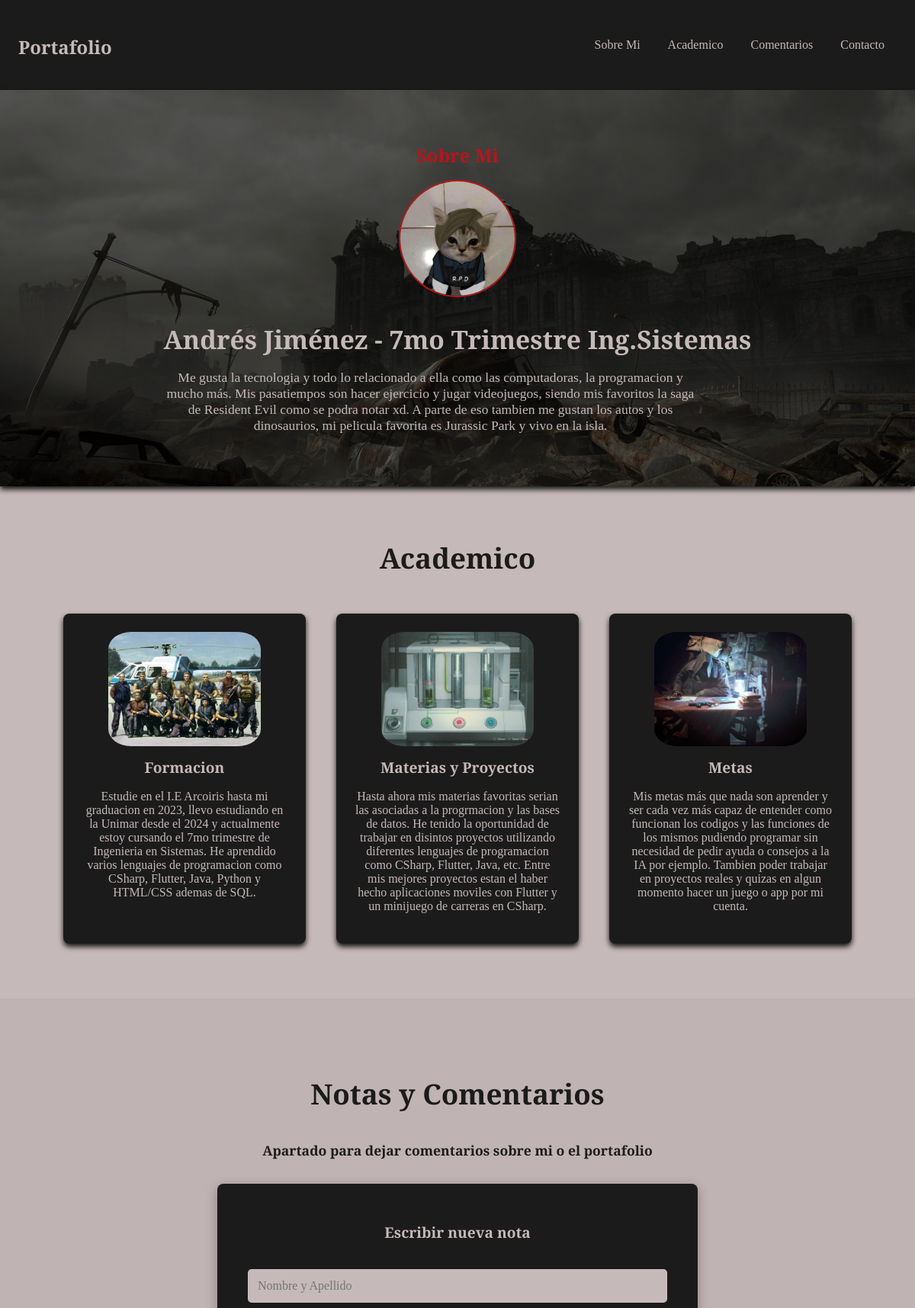
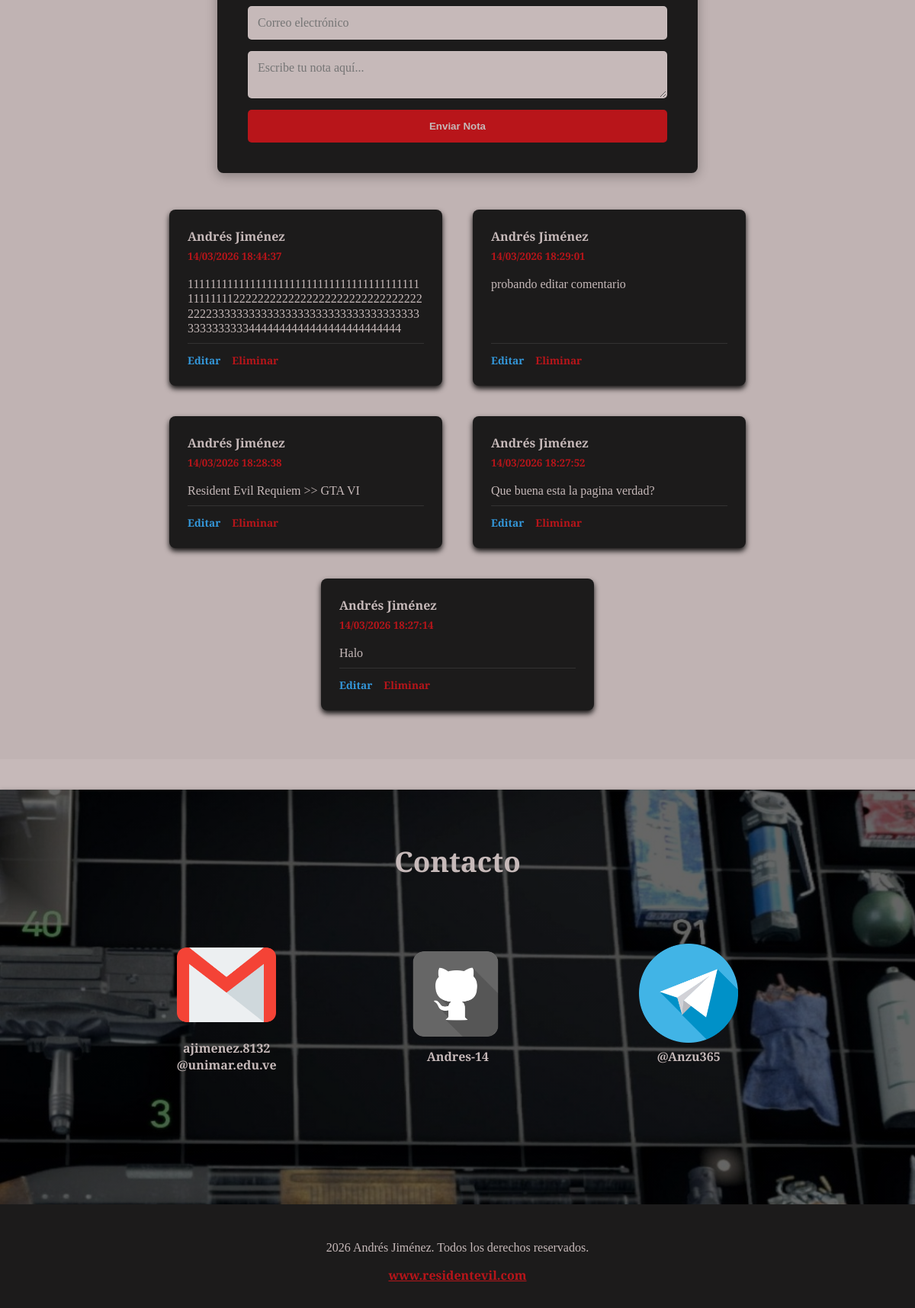
The page / on the database its author committed (2 pictures, top to bottom).
### tables this page shows
CREATE TABLE `notas` (
  `id_nota` int(11) NOT NULL,
  `nombre_apellido` varchar(255) NOT NULL,
  `email` varchar(255) NOT NULL,
  `nota` varchar(1000) NOT NULL,
  `fechanota` varchar(255) NOT NULL
);

### index.php (the view, shortened to what this page needs)
<?php
include('db.php');
$edit_mode = false;
$id_edit = ""; $nombre_edit = ""; $email_edit = ""; $nota_edit = "";
?>
<!DOCTYPE html>
<html lang="es">
<head>
    <link rel="stylesheet" href="styles.css">
</head>
<body>
    <header>
        <h1><a class="logo" href="#">Portafolio</a></h2>
        <nav>
            <a href="#sobre-mi">Sobre Mi</a>
            <a href="#academico">Academico</a>
            <a href="#comentarios">Comentarios</a>
            <a href="#contacto">Contacto</a>
        </nav>
    </header>
    <section id="sobre-mi" class="rpd">
        <div>
            <h3>Sobre Mi</h3>
            <img src="assets/perfil.jpg" alt="Foto de perfil" class="profile-img">
            <h2>Andrés Jiménez - 7mo Trimestre Ing.Sistemas</h1>
            <p>Me gusta la tecnologia y todo lo relacionado a ella como las computadoras, la programacion y mucho más. Mis pasatiempos son hacer ejercicio y jugar videojuegos, siendo mis favoritos la saga de Resident Evil como se podra notar xd. A parte de eso tambien me gustan los autos y los dinosaurios, mi pelicula favorita es Jurassic Park y vivo en la isla.</p>
        </div>
    </section>
    <section id="academico" class="info">
        <h3>Academico</h2>
        <div class="cards-info">
            <div class="cards">
                <img src="assets/formacion.png" alt="formacion" class="card-img">
                <h4>Formacion</h3>
                <p>Estudie en el I.E Arcoiris hasta mi graduacion en 2023, llevo estudiando en la Unimar desde el 2024 y actualmente estoy cursando el 7mo trimestre de Ingenieria en Sistemas. He aprendido varios lenguajes de programacion como CSharp, Flutter, Java, Python y HTML/CSS ademas de SQL.</p>
            <div class="cards">
                <img src="assets/proyectos.jpg" alt="proyectos" class="card-img">
                <h4>Materias y Proyectos</h4>
                <p>Hasta ahora mis materias favoritas serian las asociadas a la progrmacion y las bases de datos. He tenido la oportunidad de trabajar en disintos proyectos utilizando diferentes lenguajes de programacion como CSharp, Flutter, Java, etc. Entre mis mejores proyectos estan el haber hecho aplicaciones moviles con Flutter y un minijuego de carreras en CSharp.</p>
            </div>
            <div class="cards">
                <img src="assets/metas.jpg" alt="metas" class="card-img">
                <h4>Metas</h4>
                <p>Mis metas más que nada son aprender y ser cada vez más capaz de entender como funcionan los codigos y las funciones de los mismos pudiendo programar sin necesidad de pedir ayuda o consejos a la IA por ejemplo. Tambien poder trabajar en proyectos reales y quizas en algun momento hacer un juego o app por mi cuenta.</p>
            </div>
    </section>
    <section id="comentarios" class="notes">
        <h3>Notas y Comentarios</h3>
        <h2>Apartado para dejar comentarios sobre mi o el portafolio</h2>
        <form action="index.php" method="POST" class="form-container">
            <h4 id="form-notas">
                <?php echo $edit_mode ? "Editar Nota" : "Escribir nueva nota"; ?>
            </h4>
            <input type="text" name="nombre_apellido" placeholder="Nombre y Apellido" required value="<?php echo $nombre_edit; ?>">
            <input type="email" name="email" placeholder="Correo electrónico" required value="<?php echo $email_edit; ?>">
            <textarea name="nota" placeholder="Escribe tu nota aquí..." required><?php echo $nota_edit; ?></textarea>
            <button type="submit" name="enviar" class="btn-enviar">
                <?php echo $edit_mode ? "Guardar Cambios" : "Enviar Nota"; ?>
            </button>
        </form>
        <div class="cards-info" style="flex-wrap: wrap; margin-top: 3rem;">
            <?php
            $resultado = mysqli_query($conexion, "SELECT * FROM notas ORDER BY id_nota DESC");
            while ($fila = mysqli_fetch_array($resultado)):
            ?>
                <div class="cards-notes card-note">
                    <h4><?php echo $fila['nombre_apellido']; ?></h4>
                    <small class="date"><?php echo $fila['fechanota']; ?></small>
                    <p><?php echo $fila['nota']; ?></p>
                    <div class="note-actions">
                        <a href="index.php?editar=<?php echo $fila['id_nota']; ?>#form-notas" class="edit-link">Editar</a>
                        <a href="index.php?borrar=<?php echo $fila['id_nota']; ?>" onclick="return confirm('¿Eliminar?')" class="delete-link">Eliminar</a>
                    </div>
                </div>
            <?php endwhile; ?>
        </div>
    </section>
    <section id="contacto" class="suitcase-info">
        <h3>Contacto</h3>
        <div class="suitcase">
            <div>
                <img src="assets/gmail.png" alt="Correo">
                <p>ajimenez.8132<br>@unimar.edu.ve</p>
            </div>
            <div>
                <a href="https://github.com/Andres-14" target="_blank">
                    <img src="assets/github.png" alt="GitHub">
                </a>
                <p>Andres-14</p>
            </div>
            <div>
                <a href="http://t.me/Anzu365" target="_blank">
                    <img src="assets/telegrama.png" alt="Telegram">
                </a>
                <p>@Anzu365</p>
            </div>
        </div>
    </section>
    <footer>
        <p>2026 Andrés Jiménez. Todos los derechos reservados.</p>
        <a href="https://www.residentevil.com/requiem/es-es/">www.residentevil.com</a>
    </footer>
</body>
</html>

### rows shown on the page
notas: nombre_apellido "Andrés Jiménez", fechanota "14/03/2026 18:44:37", nota "111111111111111111111111111111111111111111111111122222222222222222222222222222222222333333333333333333333333333333333333333333334444444444444444444444444"
notas: nombre_apellido "Andrés Jiménez", fechanota "14/03/2026 18:29:01", nota "probando editar comentario"
notas: nombre_apellido "Andrés Jiménez", fechanota "14/03/2026 18:28:38", nota "Resident Evil Requiem >> GTA VI"
notas: nombre_apellido "Andrés Jiménez", fechanota "14/03/2026 18:27:52", nota "Que buena esta la pagina verdad?"
notas: nombre_apellido "Andrés Jiménez", fechanota "14/03/2026 18:27:14", nota "Halo"
